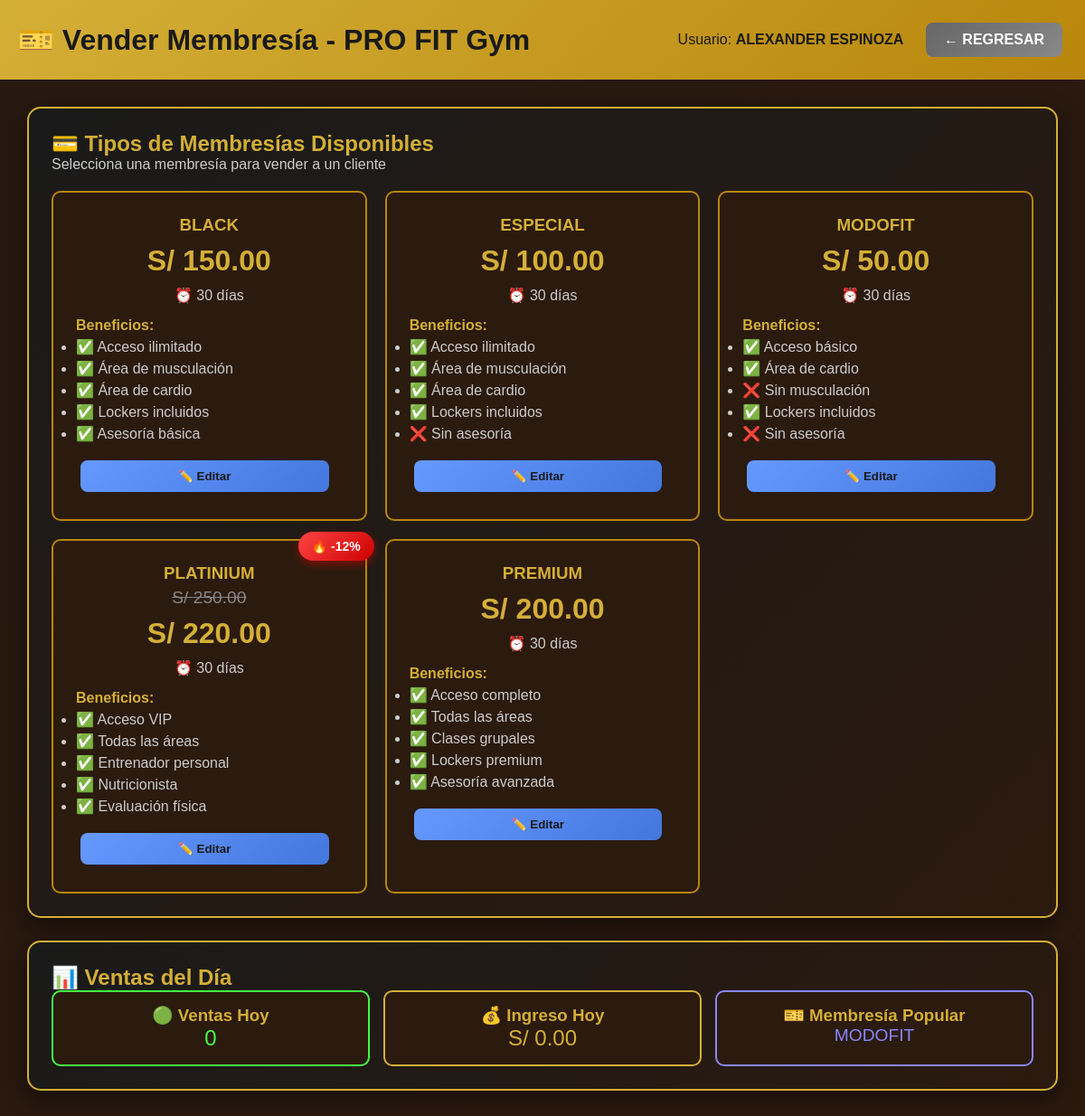
Page /empleado/ventas.php (signed in) on the committed database.
### tables this page shows
CREATE TABLE `tipo_membresia` (
  `Cod_Tipo_Membresia` int(11) NOT NULL,
  `Nombre` varchar(20) DEFAULT NULL,
  `Estado` int(11) DEFAULT NULL,
  `precio_base` decimal(10,2) DEFAULT 0.00,
  `precio_oferta` decimal(10,2) DEFAULT 0.00,
  `tiene_oferta` tinyint(1) DEFAULT 0,
  `porcentaje_descuento` decimal(5,2) DEFAULT 0.00
);

### empleado/ventas.php (the view, shortened to what this page needs)
<?php
require_once '../conexion.php';
$usuario = $_SESSION['usuario'];
$sql_ventas_hoy = "SELECT COUNT(*) as total FROM MEMBRESIA WHERE DATE(Fecha_Inicio) = CURDATE()";
$result_ventas = $conexion->query($sql_ventas_hoy);
$ventas_hoy = 0;
if ($result_ventas) {
    $ventas_hoy = $result_ventas->fetch_assoc()['total'];
}
$sql_ingreso_hoy = "SELECT SUM(Precio) AS total
                    FROM MEMBRESIA
                    WHERE DATE(Fecha_Inicio) = CURDATE()";
$result_ingreso = $conexion->query($sql_ingreso_hoy);
$ingreso_hoy = 0;
if ($result_ingreso) {
    $row_ingreso = $result_ingreso->fetch_assoc();
    $ingreso_hoy = $row_ingreso && $row_ingreso['total'] !== null ? $row_ingreso['total'] : 0;
}
$sql_popular = "SELECT
                    tm.Nombre as nombre_membresia,
                    COUNT(*) as cantidad
                FROM MEMBRESIA m
                INNER JOIN TIPO_MEMBRESIA tm ON m.Cod_Tipo_Membresia = tm.Cod_Tipo_Membresia
                WHERE m.Estado = 1
                GROUP BY tm.Nombre
                ORDER BY cantidad DESC
                LIMIT 1";
$result_popular = $conexion->query($sql_popular);
$membresia_popular = 'N/A';
if ($result_popular && $result_popular->num_rows > 0) {
    $membresia_popular = $result_popular->fetch_assoc()['nombre_membresia'];
}
?>
<!DOCTYPE html>
<html lang="es">
<head>
</head>
<body>
    <div class="header">
        <h1>🎫 Vender Membresía - PRO FIT Gym</h1>
        <div>
            <span style="color: #1a1a1a; margin-right: 15px;">
                Usuario:
                <strong><?php echo isset($usuario['nombre']) ? htmlspecialchars($usuario['nombre']) : 'Usuario'; ?></strong>
            </span>
            <a href="../dashboard.php" class="btn btn-back">← REGRESAR</a>
        </div>
    </div>
    <div class="container">
        <div class="card">
            <h2>💳 Tipos de Membresías Disponibles</h2>
            <p style="color: #ccc; margin-bottom: 20px;">Selecciona una membresía para vender a un cliente</p>
            <div class="membresias-grid">
                <?php
                $sql_membresias = "SELECT * FROM tipo_membresia WHERE Estado = 1 ORDER BY Cod_Tipo_Membresia ASC";
                $result_mem = $conexion->query($sql_membresias);
                if ($result_mem && $result_mem->num_rows > 0) {
                    while ($mem = $result_mem->fetch_assoc()) {
                        $cod_tipo = $mem['Cod_Tipo_Membresia'];
                        $nombre = $mem['Nombre'];
                        $precio_base = $mem['precio_base'] ?? 0;
                        $precio_oferta = $mem['precio_oferta'] ?? $precio_base;
                        $tiene_oferta = $mem['tiene_oferta'] ?? 0;
                        $porcentaje = $mem['porcentaje_descuento'] ?? 0;
                        $precio_mostrar = $tiene_oferta ? $precio_oferta : $precio_base;
                        echo '<div class="membresia-card" style="position: relative;">';
                        if ($tiene_oferta) {
                            echo '<div style="position: absolute; top: -10px; right: -10px; background: linear-gradient(135deg, #ff4444, #cc0000); color: white; padding: 8px 15px; border-radius: 20px; font-weight: bold; font-size: 14px; box-shadow: 0 4px 10px rgba(255,0,0,0.4); z-index: 10;">';
                            echo '🔥 -' . number_format($porcentaje, 0) . '%';
                            echo '</div>';
                        }
                        echo '<h3>' . htmlspecialchars($nombre) . '</h3>';
                        if ($tiene_oferta) {
                            echo '<div style="text-decoration: line-through; color: #888; font-size: 1.2em; margin: 5px 0;">S/ ' . number_format($precio_base, 2) . '</div>';
                        }
                        echo '<div class="precio">S/ ' . number_format($precio_mostrar, 2) . '</div>';
                        echo '<div class="duracion">⏰ 30 días</div>';
                        echo '<div class="beneficios"><strong>Beneficios:</strong><ul>';
                        switch($cod_tipo) {
                            case 3:
                                echo '<li>✅ Acceso básico</li>';
                                echo '<li>✅ Área de cardio</li>';
                                echo '<li>❌ Sin musculación</li>';
                                echo '<li>✅ Lockers incluidos</li>';
                                echo '<li>❌ Sin asesoría</li>';
                                break;
                            case 2:
                                echo '<li>✅ Acceso ilimitado</li>';
                                echo '<li>✅ Área de musculación</li>';
                                echo '<li>✅ Área de cardio</li>';
                                echo '<li>✅ Lockers incluidos</li>';
                                echo '<li>❌ Sin asesoría</li>';
                                break;
                            case 1:
                                echo '<li>✅ Acceso ilimitado</li>';
                                echo '<li>✅ Área de musculación</li>';
                                echo '<li>✅ Área de cardio</li>';
                                echo '<li>✅ Lockers incluidos</li>';
                                echo '<li>✅ Asesoría básica</li>';
                                break;
                            case 4:
                                echo '<li>✅ Acceso VIP</li>';
                                echo '<li>✅ Todas las áreas</li>';
                                echo '<li>✅ Entrenador personal</li>';
                                echo '<li>✅ Nutricionista</li>';
                                echo '<li>✅ Evaluación física</li>';
                                break;
                            case 5:
                                echo '<li>✅ Acceso completo</li>';
                                echo '<li>✅ Todas las áreas</li>';
                                echo '<li>✅ Clases grupales</li>';
                                echo '<li>✅ Lockers premium</li>';
                                echo '<li>✅ Asesoría avanzada</li>';
                                break;
                        }
                        echo '</ul></div>';
                        echo '<div style="display: grid; grid-template-columns: 1fr auto; gap: 10px; margin-top: 10px;">';
                        $mem_json = htmlspecialchars(json_encode($mem), ENT_QUOTES, 'UTF-8');
echo '<button class="btn" style="background: linear-gradient(135deg, #6699ff, #4477dd); padding: 10px 15px; white-space: nowrap;" onclick=\'abrirModalEditar(' . $mem_json . ')\' title="Editar">✏️ Editar</button>';
echo '</div>';
                        echo '</div>';
                    }
                } else {
                    echo '<div style="grid-column: 1/-1; text-align: center; padding: 40px; color: #888;">';
                    echo '<h3>📭 No hay membresías disponibles</h3>';
                    echo '</div>';
                }
                ?>
            </div>
        </div>
        <div class="card">
            <h2>📊 Ventas del Día</h2>
            <div
                style="display: grid; grid-template-columns: repeat(auto-fit, minmax(200px, 1fr)); gap: 15px; text-align: center;">
                <div style="background: #2b1a0e; padding: 15px; border-radius: 10px; border: 2px solid #44ff44;">
                    <h3>🟢 Ventas Hoy</h3>
                    <div style="font-size: 1.5em; color: #44ff44;"><?php echo $ventas_hoy; ?></div>
                </div>
                <div style="background: #2b1a0e; padding: 15px; border-radius: 10px; border: 2px solid #d4af37;">
                    <h3>💰 Ingreso Hoy</h3>
                    <div style="font-size: 1.5em; color: #d4af37;">S/ <?php echo number_format($ingreso_hoy, 2); ?>
                    </div>
                </div>
                <div style="background: #2b1a0e; padding: 15px; border-radius: 10px; border: 2px solid #8888ff;">
                    <h3>🎫 Membresía Popular</h3>
                    <div style="font-size: 1.2em; color: #8888ff;"><?php echo htmlspecialchars($membresia_popular); ?>
                    </div>
                </div>
            </div>
        </div>
    </div>
</body>
</html>

### empleado/ventas.php (style rules this page uses)
* { margin: 0; padding: 0; box-sizing: border-box; }
body { font-family: Arial, sans-serif; background: linear-gradient(135deg, #1a1a1a 0%, #2b1a0e 100%); min-height: 100vh; color: #d4af37; }
.header { background: linear-gradient(135deg, #d4af37 0%, #b8860b 100%); color: #1a1a1a; padding: 20px; display: flex; justify-content: space-between; align-items: center; }
.container { padding: 30px; background: rgba(43, 26, 14, 0.8); min-height: calc(100vh - 80px); }
.card { background: linear-gradient(135deg, #1a1a1a, #2b1a0e); padding: 25px; border-radius: 15px; margin-bottom: 25px; box-shadow: 0 8px 25px rgba(0, 0, 0, 0.5); border: 2px solid #d4af37; }
.btn { padding: 10px 20px; background: linear-gradient(135deg, #d4af37, #b8860b); color: #1a1a1a; border: none; border-radius: 8px; cursor: pointer; font-weight: bold; margin: 5px; text-decoration: none; display: inline-block; }
.btn-back { background: linear-gradient(135deg, #666, #888); color: white; }
.membresias-grid { display: grid; grid-template-columns: repeat(auto-fit, minmax(280px, 1fr)); gap: 20px; margin-top: 20px; }
.membresia-card { background: #2b1a0e; padding: 25px; border-radius: 10px; border: 2px solid #b8860b; text-align: center; transition: all 0.3s ease; }
.precio { font-size: 2em; font-weight: bold; color: #d4af37; margin: 10px 0; }
.duracion { color: #ccc; margin-bottom: 15px; }
.beneficios { text-align: left; margin: 15px 0; }
.beneficios li { margin: 5px 0; color: #ccc; }

### rows in the picture
tipo_membresia: Nombre "BLACK", precio_base "150.00", shows "✅ Acceso ilimitado"
tipo_membresia: Nombre "ESPECIAL", precio_base "100.00", shows "✅ Acceso ilimitado"
tipo_membresia: Nombre "MODOFIT", precio_base "50.00", shows "✅ Acceso básico"
tipo_membresia: porcentaje_descuento "12", Nombre "PLATINIUM", precio_base "250.00", precio_oferta "220.00", shows "✅ Acceso VIP"
tipo_membresia: Nombre "PREMIUM", precio_base "200.00", shows "✅ Acceso completo"

### other values in the picture
$usuario['nombre'] "ALEXANDER ESPINOZA"
$ventas_hoy "0"
$ingreso_hoy "0.00"
$membresia_popular "MODOFIT"
